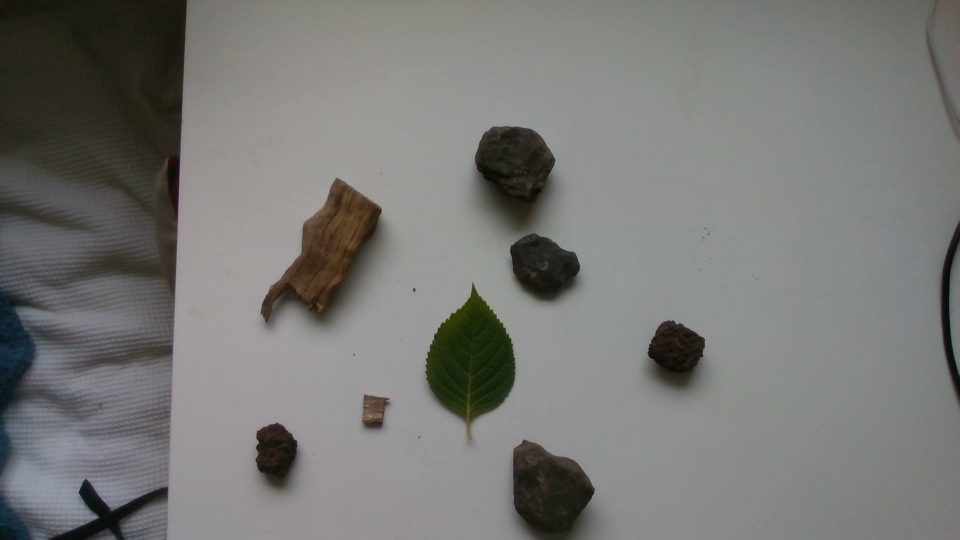
#> input picture images/20201107-155051_col.png, 1920 x 1080 px (shown at 1/2 size)
$ python main.py
#> lines starting #> are read from the running program, lines starting #| are printed output that depends on the picture; after the words box and inside, x2 and y2 are one past the last pixel; in counts of white or black regions, pixels touching at a corner belong together
#> in main, im is the input picture: shape (1080, 1920, 3); mean B, G, R 118.2, 120.6, 120.2
### imageprocessing.py
import cv2
import numpy as np
import time
import pyrealsense2 as rs

"""
Elle's notes:
Center of gravity vs center of mass
colour, texture, point cloud ~ bumpy/porous
texture - visual features
different patterns of rock, layers on a piece of wood
contrast ratio/Canny algorithm
Fourier-Mellin transform
if you can a FT of a 2D image, if every thing is same colour/ then everything low frequency
MT - which orientation (horizontal or vertical)
"""

image_path = "images/"
image_name = "20201104-184315_col"  # First rock image
image_name = "20201107-155051_col"  # Green leaf image
image_type = ".png"
image_filename = image_path + image_name + image_type
path = 'cvimages/'
font = cv2.FONT_HERSHEY_COMPLEX


def getMostCompellingObject(im):
    """
    getMostCompellingObject

    Finds the most interesting object from an image, using the following priority
    1. Green objects
    2. Textured objects
    :param im: Colour image from RealSense camera
    :return: Pixel coordinates of most compelling object
    """
    # PART ZERO - SEE IF THERE IS A GREEN OBJECT
    pixel_coord = isThereLife(im)
    if pixel_coord is not None:
        return pixel_coord

    # PART ONE - IF NO PLANT, FIND NEXT MOST INTERESTING THING
    img_col = im.copy()  #cv2.imread(image_filename, cv2.IMREAD_COLOR)
    im_canny = getCannyFromBGR(im)

    # Find contours
    cnts, _ = cv2.findContours(im_canny, cv2.RETR_TREE, cv2.CHAIN_APPROX_NONE)
    n = len(cnts)
    print("Number of Contours found = " + str(n))

    # Set contour filters
    min_area = 1000
    max_area = 100000
    min_circle = 0
    max_circle = 1

    # Going through every contours found in the image.
    area = n * [0]
    perimeter = n * [0]
    circularity = n * [0]
    convexity = n * [0]
    inertia = n * [0]
    cx = np.array(n * [0]).astype(int)
    cy = np.array(n * [0]).astype(int)
    i = 0
    j = 0
    for i in range(n - 1):
        c = cnts[i]
        M = cv2.moments(c)
        if M["m00"] != 0:

            # Check to see if the center points are close to another pair
            cx[i] = int(M["m10"] / M["m00"])
            cy[i] = int(M["m01"] / M["m00"])

            # Make sure this is not a double up
            if (i > 0) & (abs(cx[i] - cx[i - 1]) < 150.):
                pass
            # Filter by restraints
            elif (cv2.contourArea(c) < min_area) | (cv2.contourArea(c) > max_area):
                pass
            else:
                # Compute contour properties if pass all tests
                area[j] = cv2.contourArea(c)
                perimeter[j] = cv2.arcLength(c, True)
                circularity[j] = 4 * np.pi * area[j] / perimeter[j] ** 2
                convexity[j] = cv2.isContourConvex(c)
                (x, y), (MA, ma), angle = cv2.fitEllipse(c)
                inertia[j] = float(MA) / ma
                cv2.drawContours(img_col, [c], 0, (0, 255, 0), 2)
                cv2.circle(img_col, (cx[i], cy[i]), 7, (255, 255, 255), -1)
                # cv2.putText(img_col, "a: %.0f" % area[j], (cX[i]-20, cY[i]-20), font, 1, (255, 255, 255), 2)
                # cv2.putText(img_col, "c: %.2f" % circularity[j], (cX[i]-20, cY[i]-50), font, 1, (255, 255, 255), 2)
                cv2.putText(img_col, "i: %.2f" % inertia[j], (cx[i] - 20, cy[i] - 20), font, 1, (255, 255, 255), 2)
                j = j + 1

    print("Filtered number of contours = " + str(j))
    processed_filename = path + image_name + "_contour_filtered.png"
    cv2.imwrite(processed_filename, img_col)

    # PART TWO - DECISION ALGORITHM TODO
    iMaxArea = np.argmax(area)
    return cx[iMaxArea], cy[iMaxArea]


def isThereLife(im):
    """
    Function uses a blob detector to find green objects larger than some specified area
    :param im: bgr image
    :return: Coordinate pixels of green object if detected, None if not
    """

    # Converts images from BGR to HSV
    im_plant = im.copy()
    plant_filename = path + image_name + "_plantblob.png"
    hsv = cv2.cvtColor(im_plant, cv2.COLOR_BGR2HSV)
#> hsv: shape (1080, 1920, 3); mean H, S, V 62.4, 22.3, 122.7

    # Green mask -> BGR -> GREYSCALE
    mask = cv2.inRange(hsv, (36, 25, 25), (70, 255, 255))
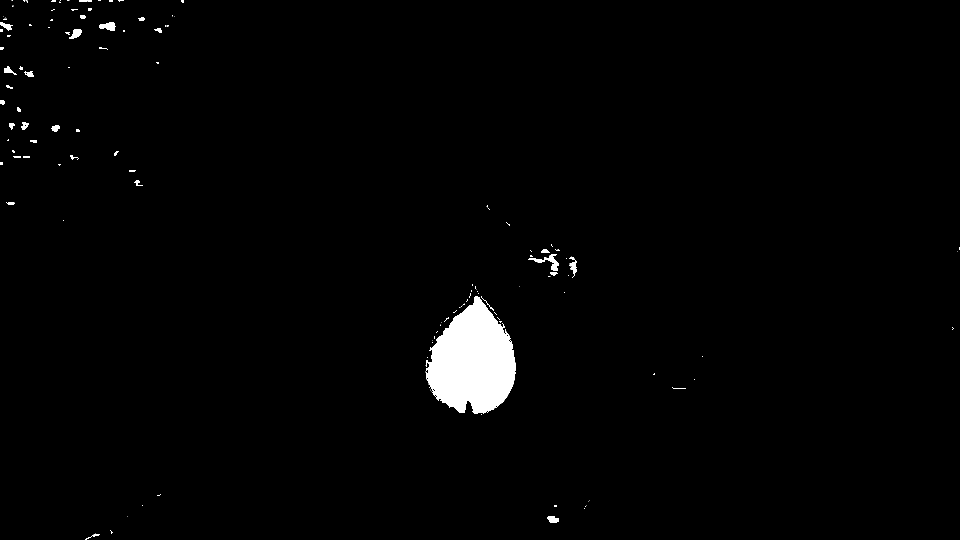
#> mask: shape (1080, 1920) (shown at 1/2 size); 1.6% white; 178 white regions (133 under 20 px), largest, box (x1, y1, x2, y2) and area: (851, 593, 1032, 827) 28487, (1056, 508, 1118, 542) 573, (198, 44, 232, 62) 396
    imask = mask > 0
    green = np.zeros_like(im_plant, np.uint8)
    green[imask] = im_plant[imask]
    green_bgr = cv2.cvtColor(green, cv2.COLOR_HSV2BGR)
    im_grey = cv2.cvtColor(green_bgr, cv2.COLOR_BGR2GRAY)

    # Detect plant via blob detector
    params = cv2.SimpleBlobDetector_Params()
    params.filterByArea = True
    params.minThreshold = 0
    params.maxThreshold = 200
    params.minArea = 500
    params.maxArea = 100000
    params.minCircularity = 0
    params.minConvexity = 0
    params.minInertiaRatio = 0
#> (the run stopped early here; a loop or call above may not have finished)

$ run again, with images/20201104-184315_col.png copied over images/20201107-155051_col.png
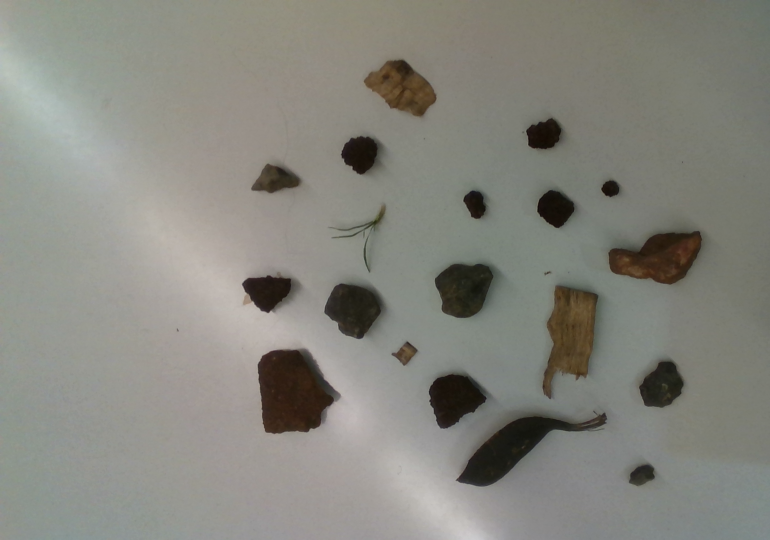
#> input picture images/20201104-184315_col.png, 1539 x 1079 px (shown at 1/2 size)
#> in main, im is the input picture: shape (1079, 1539, 3); mean B, G, R 125.9, 133.5, 133.8
#> hsv: shape (1079, 1539, 3); mean H, S, V 35.5, 24, 135.9
#> in isThereLife, `mask = cv2.inRange(hsv, (36, 25, 25), (70, 255, 255))`:
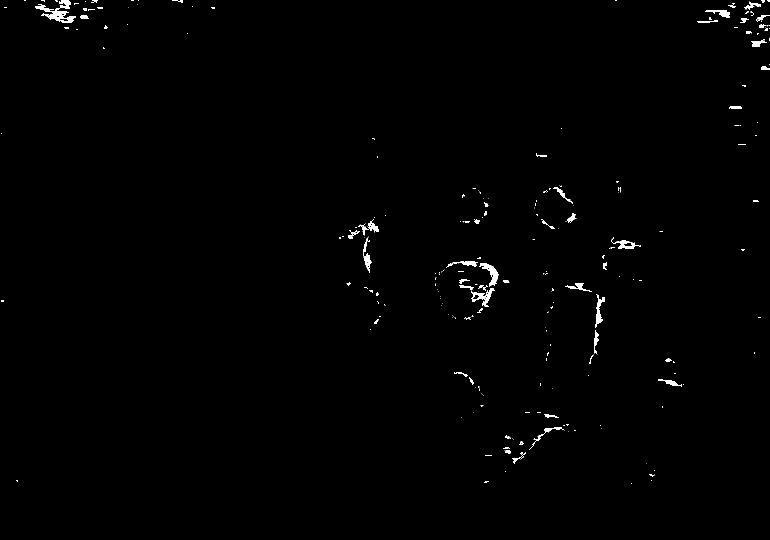
#> mask: shape (1079, 1539) (shown at 1/2 size); 0.58% white; 346 white regions (274 under 20 px), largest, box (x1, y1, x2, y2) and area: (958, 526, 997, 572) 604, (82, 24, 152, 45) 589, (942, 576, 990, 613) 533

$ run again, with images/20201104-174221_col.png copied over images/20201107-155051_col.png
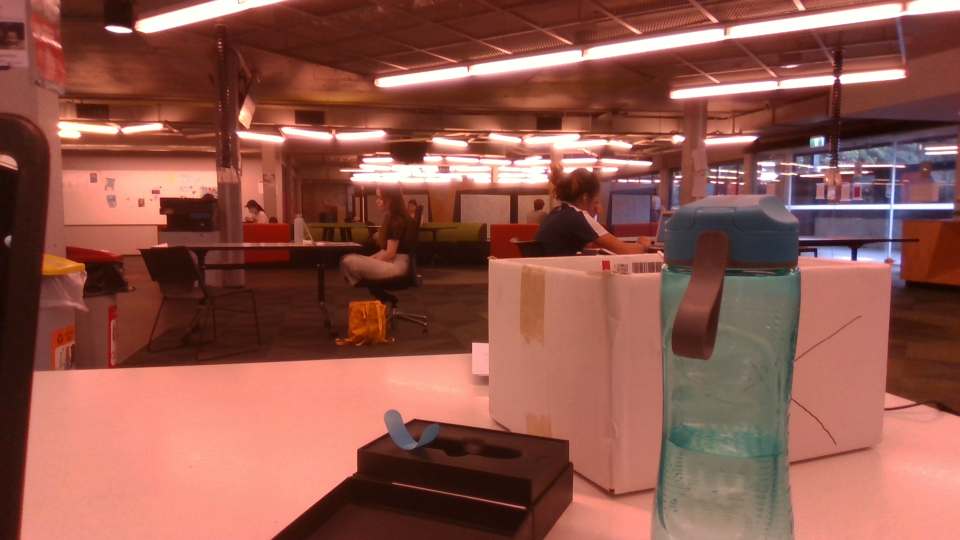
#> input picture images/20201104-174221_col.png, 1920 x 1080 px (shown at 1/2 size)
#> in main, im is the input picture: shape (1080, 1920, 3); mean B, G, R 76.2, 87.5, 145.6
#> hsv: shape (1080, 1920, 3); mean H, S, V 19.8, 138.5, 146.4
#> in isThereLife, `mask = cv2.inRange(hsv, (36, 25, 25), (70, 255, 255))`:
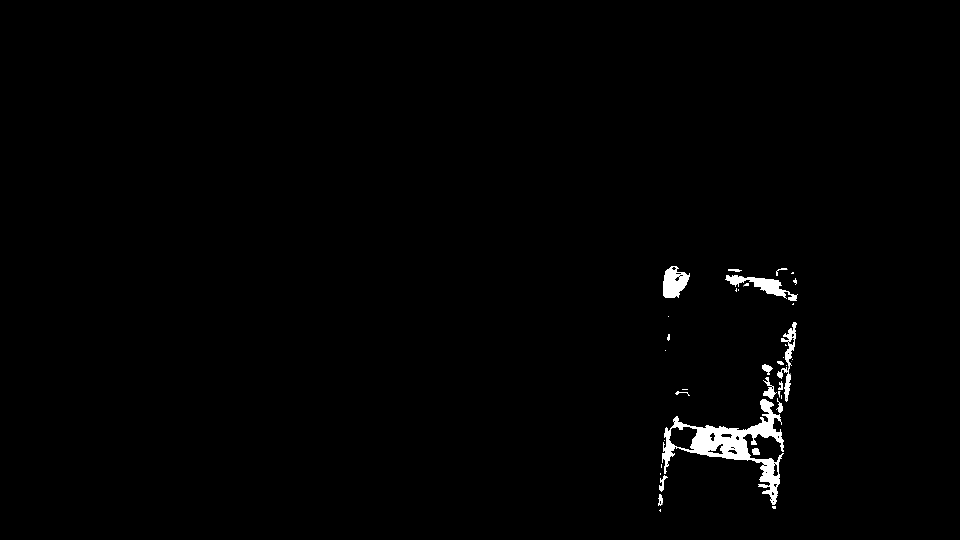
#> mask: shape (1080, 1920) (shown at 1/2 size); 0.97% white; 67 white regions (44 under 20 px), largest, box (x1, y1, x2, y2) and area: (1324, 798, 1568, 1009) 12072, (1450, 551, 1596, 602) 2213, (1326, 532, 1380, 595) 2196

$ run again, with images/20201104-174417_col.png copied over images/20201107-155051_col.png
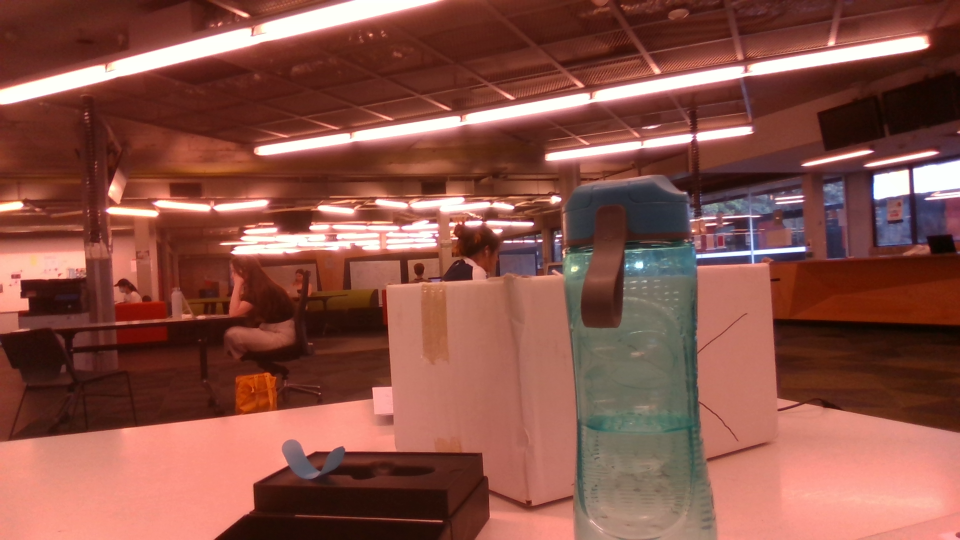
#> input picture images/20201104-174417_col.png, 1920 x 1080 px (shown at 1/2 size)
#> in main, im is the input picture: shape (1080, 1920, 3); mean B, G, R 71.5, 82.4, 138.2
#> hsv: shape (1080, 1920, 3); mean H, S, V 19.1, 142.4, 139.1
#> in isThereLife, `mask = cv2.inRange(hsv, (36, 25, 25), (70, 255, 255))`:
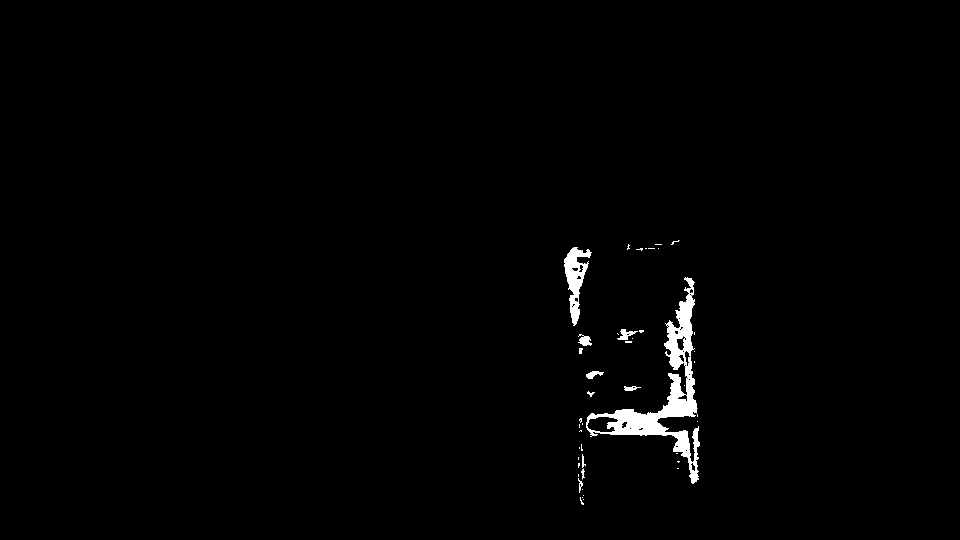
#> mask: shape (1080, 1920) (shown at 1/2 size); 1.1% white; 77 white regions (56 under 20 px), largest, box (x1, y1, x2, y2) and area: (1172, 555, 1400, 968) 16736, (1128, 495, 1184, 649) 3561, (1234, 659, 1276, 680) 342
